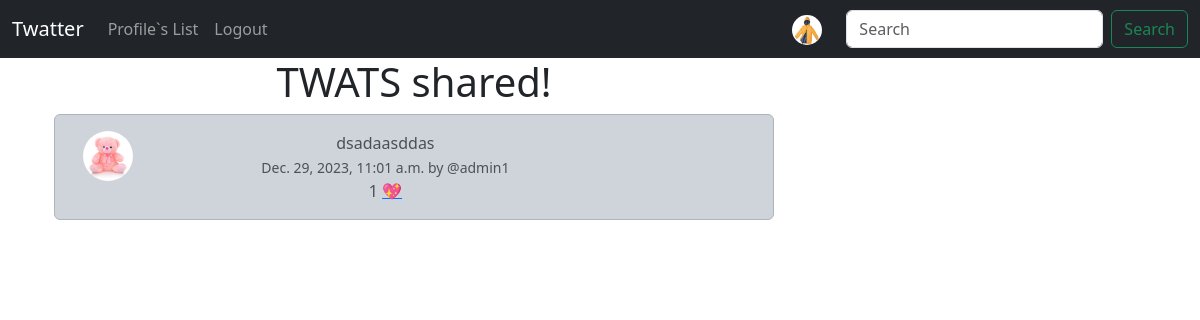
/twat_share/5/ (signed in), run on the app's committed database.
### twat/models.py (models this page shows, shortened)
class Profile(models.Model):
    user = models.OneToOneField(User, on_delete=models.CASCADE)
    bio = models.TextField(max_length=500, blank=True)
    follows = models.ManyToManyField(
        "self", symmetrical=False, related_name="followers", blank=True
    )
    date_modified = models.DateTimeField(User, auto_now=True)
    profile_image = models.ImageField(
        null=True, blank=True, upload_to="static/images/profile-image/"
    )

class Twat(models.Model):
    user = models.ForeignKey(User, on_delete=models.DO_NOTHING, related_name="twats")
    content = models.TextField(max_length=140)
    date_posted = models.DateTimeField(auto_now_add=True)
    likes = models.ManyToManyField(User, related_name="twat_like", blank=True)
    def number_of_likes(self):
        return self.likes.count()

### twat/views.py (the view)
# urls.py: path("twat_share/<int:pk>/", views.twat_share, name="twat_share"),
def twat_share(request, pk):
    if request.user.is_authenticated:
        twat = get_object_or_404(Twat, id=pk)
        if twat:
            return render(request, "twat/twat_share.html", {"twat": twat})
        else:
            messages.success(request, "This twat doesn`t exist.")
            return redirect("twat:index")

### templates/twat/twat_share.html (shortened to what this page needs)
{% extends "partials/base.html" %}
{% load static %}
{% block content %}
<div class="container text-center">
    <div class="row">
        <div class="col-8">
            <h1>TWATS shared!</h1>
            <div class="alert alert-dark" role="alert">
                <div class="container">
                    <div class="row">
                        <div class="col-1">
                            {% if twat.user.profile.profile_image%}
                                <img src="{{twat.user.profile.profile_image.url}}" width=50 height=50 class="rounded-circle" alt="{{profile.user.username}}">
                            {% else %}
                                <img src="{% static 'images/profile-image/profile.webp' %}" class="img-fluid rounded-start" alt="Profile image">
                            {% endif %}
                        </div>
                        <div class="col-9">
                            {{ twat.content }}
                            <br>
                            <small class="text-muted">{{ twat.date_posted}} by @{{ twat.user.username }}</small>
                            <br>
                            {% if user in twat.likes.all %}
                            {% comment %} unlike {% endcomment %}
                            {{ twat.number_of_likes}} <a href="{% url 'twat:twat_like' twat.pk %}">&#128148;</i> </a>
                            {% else %}
                            {{ twat.number_of_likes}} <a href="{% url 'twat:twat_like' twat.pk %}">&#128150;  </i></a>
                            {% endif %}
                        </div>
                    </div>
                </div>
            </div>
        </div>
    </div>
</div>
{% endblock content %}

### templates/partials/navbar.html (shortened to what this page needs)
{% load static %}
<nav class="navbar navbar-expand-lg navbar-dark bg-dark">
    <div class="container-fluid">
      <a class="navbar-brand" href="{% url 'twat:index'%}">Twatter</a>
      <div class="collapse navbar-collapse" id="navbarSupportedContent">
        <ul class="navbar-nav me-auto mb-2 mb-lg-0">
          <li class="nav-item">
            <a class="nav-link" href="{% url 'twat:profile_list'%}">Profile`s List</a>
          </li>
          {% if request.user.is_authenticated %}
            <li class="nav-item">
              <a class="nav-link" href="{% url 'registration:logout' %}">Logout</a>
            </li>
          {% endif %}
        </ul>
        {% if request.user.is_authenticated%}
        {% if user.profile.profile_image %}
          <ul class="navbar-nav ml-auto">
            <li class="nav-link navbar-brand">
                <a href="{% url 'twat:profile' request.user.id%}"><img src="{{user.profile.profile_image.url}}" width=30 height=30 class="rounded-circle" alt="{{profile.user.username}}"></a>
                {% else %}
                <img src="{% static 'images/profile-image/profile.webp' %}" width=30 height=30 class="rounded-circle" alt="Profile image">
              {% endif %}
              </li>
          </ul>
        {% endif%}
        <form class="d-flex" role="search">
          <input class="form-control me-2" type="search" placeholder="Search" aria-label="Search">
          <button class="btn btn-outline-success" type="submit">Search</button>
        </form>
      </div>
    </div>
  </nav>

### data on the page
Twat: user.profile.profile_image (picture), content "dsadaasddas", date_posted "Dec. 29, 2023, 11:01 a.m.", user.username "admin1", number_of_likes "1"
